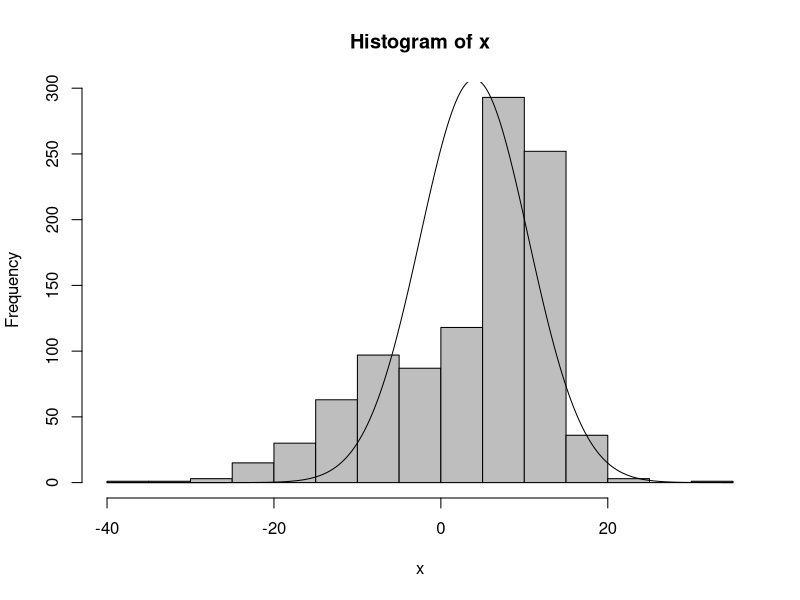

The R source for this figure:
## ---- chunk 1
mu_1 <- 10
mu_2 <- -2
sd_1 <- 3
sd_2 <- 10
n <- 1000
mean <- c(mu_1, mu_2)
sd <- c(sd_1, sd_2)
my.data <- rnorm(n, mean, sd)
summary(my.data)
## ---- chunk 2
x <- my.data

h <- hist(x, plot=FALSE)
plot(h, col="grey")
xlines <-seq(min(h$breaks),max(h$breaks),length.out=1000)
lines(x = xlines,y=dnorm(xlines, mean(mean), mean(sd)) *length(x)*diff(h$breaks)[1])




# superimpose empirical density

# superimpose normal density

## ---- chunk 3
# plot ecdf

# superimpose cdf for standard normal

# calculate maximal difference 

## ---- chunk 4
# your code here
# skewness

# kurtosis

## ---- chunk 5
# your code here
# skewness

# kurtosis

## ---- chunk 6
# your code here
# theoretical expected value and variance

# sample mean and sample variance

## ---- chunk 7
# your code here

